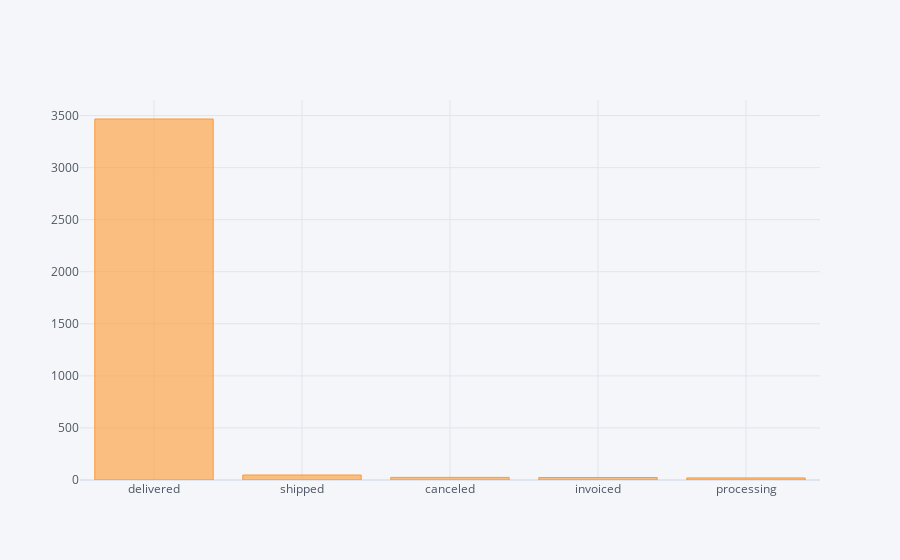

Notebook code for this chart:
### Markdown cell above
### Order status Distribution

### Code cell
# Order status distribution
configure_plotly_browser_state()
df_initial.order_status.value_counts().iplot(kind = 'bar')

# We can see that the majority orders where delivered

### Figure 1 — Plotly figure (JSON) as saved in the notebook; plotly's stock layout.template omitted (floating-point values rounded to 4 significant figures)
{"data": [{"name": "order_status", "text": "", "y": [3467, 48, 25, 24, 20], "marker": {"color": "rgba(255, 153, 51, 0.6)", "line": {"color": "rgba(255, 153, 51, 1.0)", "width": 1}}, "x": ["delivered", "shipped", "canceled", "invoiced", "processing"], "type": "bar", "orientation": "v"}], "layout": {"title": {"font": {"color": "#4D5663"}}, "paper_bgcolor": "#F5F6F9", "plot_bgcolor": "#F5F6F9", "yaxis": {"tickfont": {"color": "#4D5663"}, "zerolinecolor": "#E1E5ED", "title": {"text": "", "font": {"color": "#4D5663"}}, "gridcolor": "#E1E5ED", "showgrid": true}, "xaxis": {"tickfont": {"color": "#4D5663"}, "zerolinecolor": "#E1E5ED", "title": {"text": "", "font": {"color": "#4D5663"}}, "gridcolor": "#E1E5ED", "showgrid": true}, "legend": {"bgcolor": "#F5F6F9", "font": {"color": "#4D5663"}}}}
